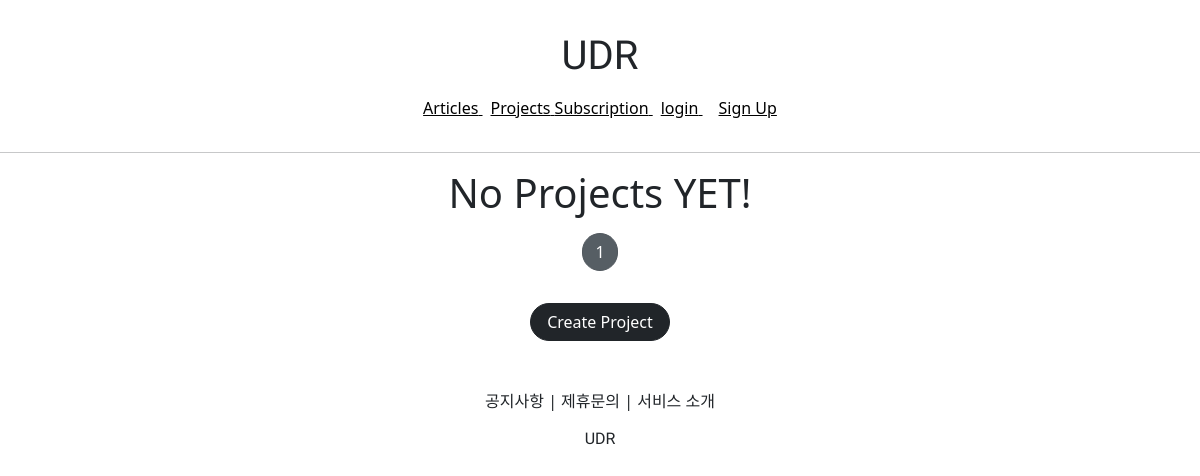
Page /projects/list/ on the earlier database version.
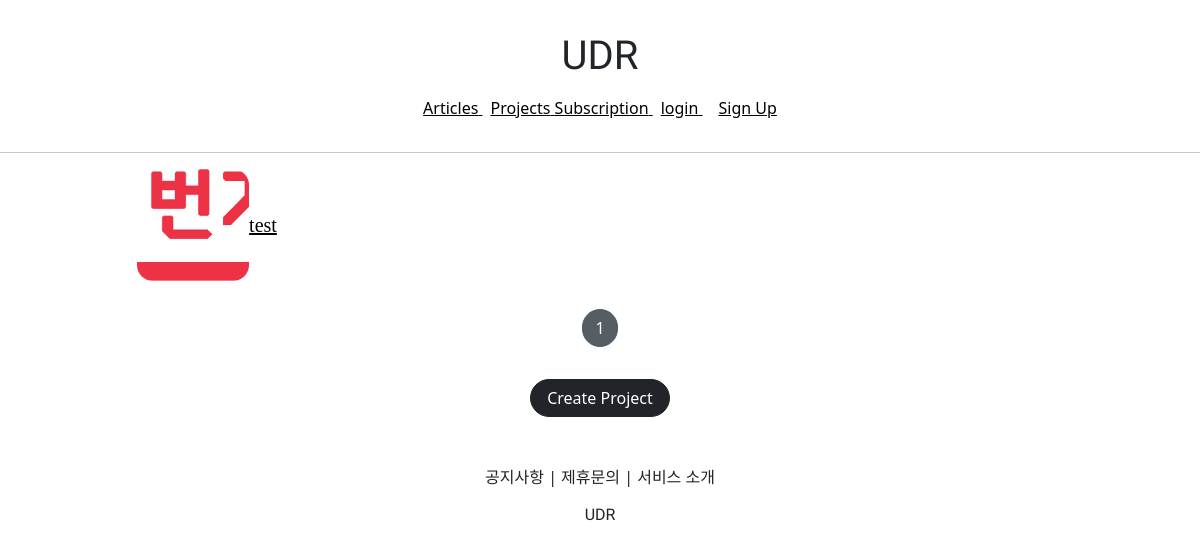
Same page on the later database version.
### projectapp/models.py (models this page shows, shortened)
class Project(models.Model):
    image = models.ImageField(upload_to='project/', null=False)
    title = models.CharField(max_length=20, null=False)
    description = models.CharField(max_length=200, null=True)
    created_at = models.DateTimeField(auto_now=True)

### projectapp/views.py (the view)
# urls.py: path('list/', ProjectListView.as_view(), name='list'),
class ProjectListView(ListView):
    model = Project
    context_object_name = 'project_list'
    template_name = 'projectapp/list.html'
    paginate_by = 5

### projectapp/templates/projectapp/list.html (shortened to what this page needs)
{% extends 'base.html' %}
{% load static %}
{% block content %}
  {% if project_list %}
  <div class="container">
    {% for project in project_list %}
    <a href="{% url 'projectapp:detail' pk=project.pk %}">
      {% include 'snippets/card_project.html' with project=project %}
    </a>
    {% endfor %}
  </div>
  {% else %}
  <div class="text-center">
    <h1>No Projects YET!</h1>
  </div>
  {% endif %}
  {% include 'snippets/pagination.html' with page_obj=page_obj %}
  <div style="text-align: center">
    <a href="{% url 'projectapp:create' %}" class="btn btn-dark rounded-pill mt-3 mb-3 px-3">
      Create Project
    </a>
  </div>
{% endblock %}

### templates/snippets/card_project.html
<div style="display: block text-align: center;">
  <img src="{{ project.image.url }}" alt="">
  <h5 class="mt-2" style="font-family: 'NanumSquareB';">
    {{ project.title | truncatechars:8 }}
  </h5>
</div>

Differences in the rows shown:
added Project: image (picture), title "test"
Other differences:
text no longer shown: "No Projects YET!"
